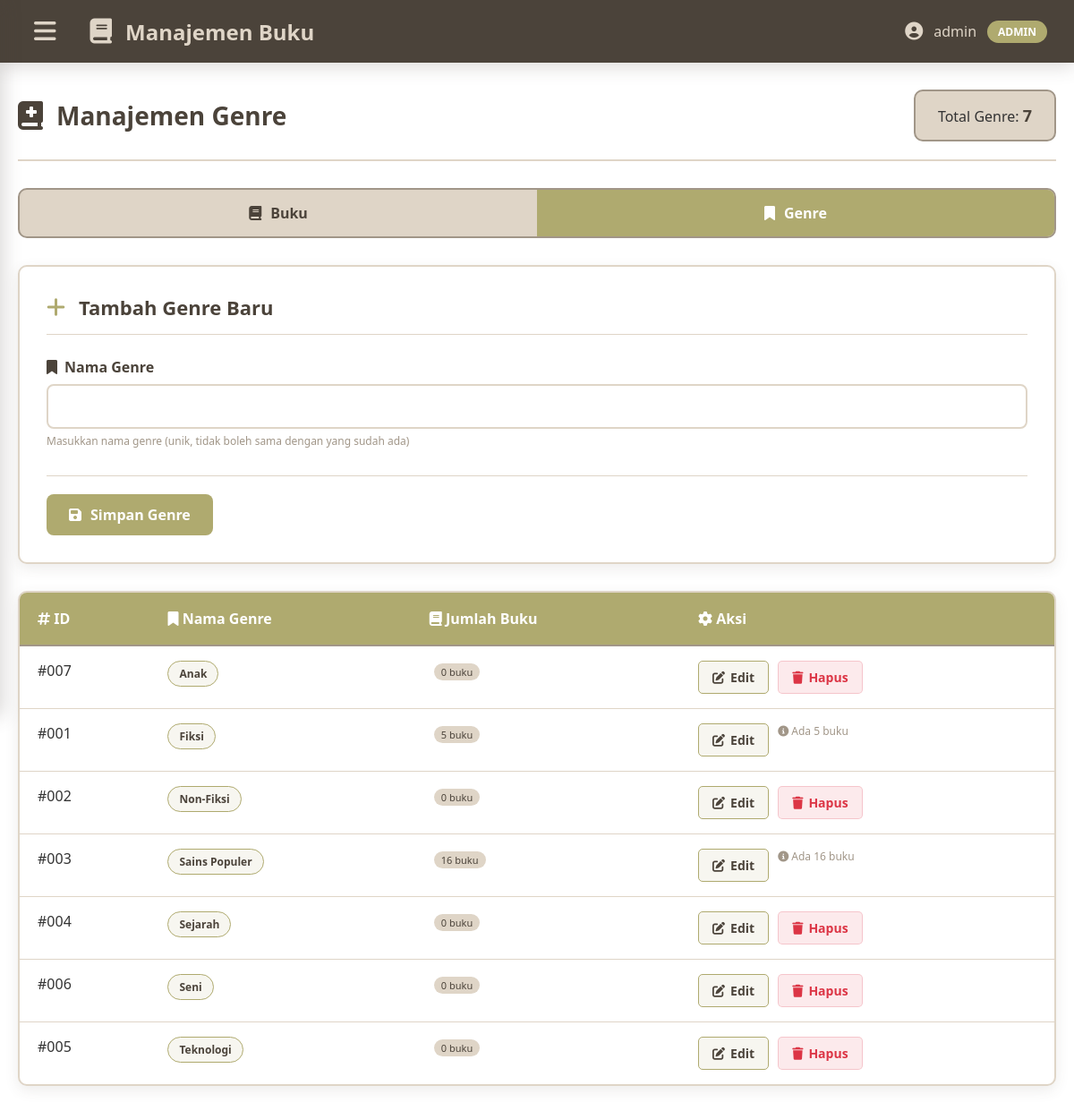
/book_mgmt.php?mode=genres (signed in), run on the app's committed database.
### tables this page shows
CREATE TABLE `genres` (
  `id` int(11) NOT NULL,
  `nama_genre` varchar(50) NOT NULL
);

### book_mgmt.php (the view, shortened to what this page needs)
<?php
require_once 'config.php';
$username = $_SESSION['username'];
$user_type = $_SESSION['user_type'];
$mode = isset($_GET['mode']) && in_array($_GET['mode'], ['books', 'genres']) ? $_GET['mode'] : 'books';
$edit_id = isset($_GET['edit']) ? intval($_GET['edit']) : 0;
$edit_data = null;
$genres_result = $conn->query("SELECT * FROM genres ORDER BY nama_genre");
if ($mode === 'books') {
    $books_sql = "SELECT b.*, g.nama_genre FROM books b
                  JOIN genres g ON b.genre_id = g.id
                  ORDER BY b.created_at DESC";
    $books_result = $conn->query($books_sql);
    $total_books = $books_result->num_rows;
} else {
    $genres_list = $conn->query("SELECT g.*, COUNT(b.id) as book_count
                                 FROM genres g
                                 LEFT JOIN books b ON g.id = b.genre_id
                                 GROUP BY g.id
                                 ORDER BY g.nama_genre");
    $total_genres = $genres_list->num_rows;
}
?>
<!DOCTYPE html>
<html lang="id">
<head>
    <link rel="stylesheet" href="https://cdnjs.cloudflare.com/ajax/libs/font-awesome/6.4.0/css/all.min.css">
</head>
<body>
    <nav class="navbar">
        <div class="logo">
            <button class="sidebar-toggle" id="sidebarToggle">
                <i class="fas fa-bars"></i>
            </button>
            <i class="fas fa-book"></i>
            <h1>Manajemen Buku</h1>
        </div>
        <div class="user-info-nav">
            <i class="fas fa-user-circle"></i>
            <span><?php echo htmlspecialchars($username); ?></span>
            <span class="user-type-nav"><?php echo ucfirst($user_type); ?></span>
        </div>
    </nav>
    <div class="container">
        <div class="header">
            <div class="header-title">
                <i class="fas fa-book-medical"></i>
                <h2><?php echo $mode === 'books' ? 'Manajemen Buku' : 'Manajemen Genre'; ?></h2>
            </div>
            <div class="header-stats">
                Total <?php echo $mode === 'books' ? 'Buku' : 'Genre'; ?>:
                <span><?php echo $mode === 'books' ? $total_books : $total_genres; ?></span>
            </div>
        </div>
        <div class="tabs">
            <button class="tab <?php echo $mode === 'books' ? 'active' : ''; ?>"
                    onclick="window.location.href='book_mgmt.php?mode=books'">
                <i class="fas fa-book"></i> Buku
            </button>
            <button class="tab <?php echo $mode === 'genres' ? 'active' : ''; ?>"
                    onclick="window.location.href='book_mgmt.php?mode=genres'">
                <i class="fas fa-bookmark"></i> Genre
            </button>
        </div>
        <?php if ($mode === 'books'): ?>
            <div class="form-container">
                <div class="form-header">
                    <i class="fas fa-<?php echo $edit_id ? 'edit' : 'plus'; ?>"></i>
                    <h3><?php echo $edit_id ? 'Edit Buku' : 'Tambah Buku Baru'; ?></h3>
                </div>
                <form method="POST" action="proses_buku.php" id="bookForm">
                    <input type="hidden" name="action" value="<?php echo $edit_id ? 'update' : 'create'; ?>">
                    <?php if ($edit_id): ?>
                        <input type="hidden" name="book_id" value="<?php echo $edit_id; ?>">
                    <?php endif; ?>
                    <div class="form-row">
                        <div class="form-group">
                            <label for="judul"><i class="fas fa-heading"></i> Judul Buku</label>
                            <input type="text" id="judul" name="judul" required
                                   value="<?php echo $edit_data ? htmlspecialchars($edit_data['judul']) : ''; ?>">
                            <small>Masukkan judul buku lengkap</small>
                        </div>
                        <div class="form-group">
                            <label for="pengarang"><i class="fas fa-user"></i> Pengarang</label>
                            <input type="text" id="pengarang" name="pengarang" required
                                   value="<?php echo $edit_data ? htmlspecialchars($edit_data['pengarang']) : ''; ?>">
                            <small>Nama penulis/pengarang</small>
                        </div>
                    </div>
                    <div class="form-row">
                        <div class="form-group">
                            <label for="tahun"><i class="fas fa-calendar"></i> Tahun Terbit</label>
                            <input type="number" id="tahun" name="tahun" required min="1000" max="2100"
                                   value="<?php echo $edit_data ? $edit_data['tahun'] : date('Y'); ?>">
                            <small>Tahun publikasi buku</small>
                        </div>
                        <div class="form-group">
                            <label for="genre_id"><i class="fas fa-bookmark"></i> Genre</label>
                            <select id="genre_id" name="genre_id" required>
                                <option value="">Pilih Genre</option>
                                <?php
                                $genres_result->data_seek(0);
                                while ($genre = $genres_result->fetch_assoc()):
                                ?>
                                    <option value="<?php echo $genre['id']; ?>"
                                        <?php echo ($edit_data && $edit_data['genre_id'] == $genre['id']) ? 'selected' : ''; ?>>
                                        <?php echo htmlspecialchars($genre['nama_genre']); ?>
                                    </option>
                                <?php endwhile; ?>
                            </select>
                            <small>Pilih kategori genre buku</small>
                        </div>
                        <div class="form-group">
                            <label for="halaman"><i class="fas fa-file"></i> Jumlah Halaman</label>
                            <input type="number" id="halaman" name="halaman" required min="1"
                                   value="<?php echo $edit_data ? $edit_data['halaman'] : ''; ?>">
                            <small>Total halaman buku</small>
                        </div>
                    </div>
                    <div class="form-row">
                        <div class="form-group">
                            <label for="link_buku"><i class="fas fa-link"></i> Link Buku (URL)</label>
                            <input type="url" id="link_buku" name="link_buku"
                                   value="<?php echo $edit_data ? htmlspecialchars($edit_data['link_buku']) : ''; ?>">
                            <small>Link ke sumber buku (opsional)</small>
                        </div>
                        <div class="form-group">
                            <label for="link_foto"><i class="fas fa-image"></i> Link Foto (URL)</label>
                            <input type="url" id="link_foto" name="link_foto"
                                   value="<?php echo $edit_data ? htmlspecialchars($edit_data['link_foto']) : ''; ?>">
                            <small>Link ke gambar sampul buku (opsional)</small>
                        </div>
                    </div>
                    <div class="form-row">
                        <div class="form-group full-width">
                            <label for="deskripsi"><i class="fas fa-align-left"></i> Deskripsi Buku</label>
                            <textarea id="deskripsi" name="deskripsi" required><?php echo $edit_data ? htmlspecialchars($edit_data['deskripsi']) : ''; ?></textarea>
                            <small>Deskripsi lengkap tentang buku</small>
                        </div>
                    </div>
                    <div class="form-actions">
                        <button type="submit" class="form-button save">
                            <i class="fas fa-save"></i> <?php echo $edit_id ? 'Update Buku' : 'Simpan Buku'; ?>
                        </button>
                        <?php if ($edit_id): ?>
                            <a href="book_mgmt.php?mode=books" class="form-button cancel">
                                <i class="fas fa-times"></i> Batal Edit
                            </a>
                        <?php endif; ?>
                    </div>
                </form>
            </div>
            <div class="table-container">
                <div class="table-responsive">
                    <table class="data-table">
                        <thead>
                            <tr>
                                <th><i class="fas fa-hashtag"></i> ID</th>
                                <th><i class="fas fa-book"></i> Informasi Buku</th>
                                <th><i class="fas fa-bookmark"></i> Genre</th>
                                <th><i class="fas fa-calendar"></i> Tahun</th>
                                <th><i class="fas fa-cog"></i> Aksi</th>
                            </tr>
                        </thead>
                        <tbody>
                            <?php if ($total_books > 0): ?>
                                <?php
                                $books_result->data_seek(0);
                                while ($book = $books_result->fetch_assoc()):
                                ?>
                                    <tr>
                                        <td>#<?php echo str_pad($book['id'], 4, '0', STR_PAD_LEFT); ?></td>
                                        <td>
                                            <div class="book-title"><?php echo htmlspecialchars($book['judul']); ?></div>
                                            <div class="book-author"><?php echo htmlspecialchars($book['pengarang']); ?></div>
                                            <div class="book-description"><?php echo htmlspecialchars(substr($book['deskripsi'], 0, 100)); ?>...</div>
                                        </td>
                                        <td>
                                            <span class="genre-badge"><?php echo htmlspecialchars($book['nama_genre']); ?></span>
                                        </td>
                                        <td><?php echo $book['tahun']; ?></td>
                                        <td>
                                            <div class="action-buttons">
                                                <a href="book_mgmt.php?mode=books&edit=<?php echo $book['id']; ?>"
                                                   class="action-button edit">
                                                    <i class="fas fa-edit"></i> Edit
                                                </a>
                                                <button class="action-button delete"
                                                        onclick="deleteBook(<?php echo $book['id']; ?>, '<?php echo htmlspecialchars(addslashes($book['judul'])); ?>')">
                                                    <i class="fas fa-trash"></i> Hapus
                                                </button>
                                            </div>
                                        </td>
                                    </tr>
                                <?php endwhile; ?>
                            <?php else: ?>
                                <tr>
                                    <td colspan="5">
                                        <div class="empty-state">
                                            <i class="fas fa-book"></i>
                                            <h3>Belum ada buku</h3>
                                            <p>Tambahkan buku pertama Anda menggunakan form di atas</p>
                                        </div>
                                    </td>
                                </tr>
                            <?php endif; ?>
                        </tbody>
                    </table>
                </div>
            </div>
        <?php else: ?>
            <div class="form-container">
                <div class="form-header">
                    <i class="fas fa-<?php echo $edit_id ? 'edit' : 'plus'; ?>"></i>
                    <h3><?php echo $edit_id ? 'Edit Genre' : 'Tambah Genre Baru'; ?></h3>
                </div>
                <form method="POST" action="proses_genre.php" id="genreForm">
                    <div class="form-row">
                        <div class="form-group full-width">
                            <label for="nama_genre"><i class="fas fa-bookmark"></i> Nama Genre</label>
                            <input type="text" id="nama_genre" name="nama_genre" required
                                   value="<?php echo $edit_data ? htmlspecialchars($edit_data['nama_genre']) : ''; ?>">
                            <small>Masukkan nama genre (unik, tidak boleh sama dengan yang sudah ada)</small>
                        </div>
                    </div>
                    <div class="form-actions">
                        <button type="submit" class="form-button save">
                            <i class="fas fa-save"></i> <?php echo $edit_id ? 'Update Genre' : 'Simpan Genre'; ?>
                        </button>
                    </div>
                </form>
            </div>
            <div class="table-container">
                <div class="table-responsive">
                    <table class="data-table">
                        <thead>
                            <tr>
                                <th><i class="fas fa-hashtag"></i> ID</th>
                                <th><i class="fas fa-bookmark"></i> Nama Genre</th>
                                <th><i class="fas fa-book"></i> Jumlah Buku</th>
                                <th><i class="fas fa-cog"></i> Aksi</th>
                            </tr>
                        </thead>
                        <tbody>
                            <?php if ($total_genres > 0): ?>
                                <?php $genres_list->data_seek(0);  ?>
                                <?php while ($genre = $genres_list->fetch_assoc()): ?>
                                    <tr>
                                        <td>#<?php echo str_pad($genre['id'], 3, '0', STR_PAD_LEFT); ?></td>
                                        <td>
                                            <span class="genre-badge"><?php echo htmlspecialchars($genre['nama_genre']); ?></span>
                                        </td>
                                        <td>
                                            <span class="genre-book-count"><?php echo $genre['book_count']; ?> buku</span>
                                        </td>
                                        <td>
                                            <div class="action-buttons">
                                                <a href="book_mgmt.php?mode=genres&edit=<?php echo $genre['id']; ?>"
                                                   class="action-button edit">
                                                    <i class="fas fa-edit"></i> Edit
                                                </a>
                                                <?php if ($genre['book_count'] == 0): ?>
                                                    <button class="action-button delete"
                                                            onclick="deleteGenre(<?php echo $genre['id']; ?>, '<?php echo htmlspecialchars(addslashes($genre['nama_genre'])); ?>')">
                                                        <i class="fas fa-trash"></i> Hapus
                                                    </button>
                                                <?php else: ?>
                                                    <span style="color: var(--taupe); font-size: 12px;">
                                                        <i class="fas fa-info-circle"></i> Ada <?php echo $genre['book_count']; ?> buku
                                                    </span>
                                                <?php endif; ?>
                                            </div>
                                        </td>
                                    </tr>
                                <?php endwhile; ?>
                            <?php endif; ?>
                        </tbody>
                    </table>
                </div>
            </div>
        <?php endif; ?>
    </div>
</body>
</html>

### data on the page
genres: id "007", nama_genre "Anak", book_count "0"
genres: id "001", nama_genre "Fiksi", book_count "5"
genres: id "002", nama_genre "Non-Fiksi", book_count "0"
genres: id "003", nama_genre "Sains Populer", book_count "16"
genres: id "004", nama_genre "Sejarah", book_count "0"
genres: id "006", nama_genre "Seni", book_count "0"
genres: id "005", nama_genre "Teknologi", book_count "0"

### other printed values
$username "admin"
$user_type "ADMIN"
$total_genres "7"
